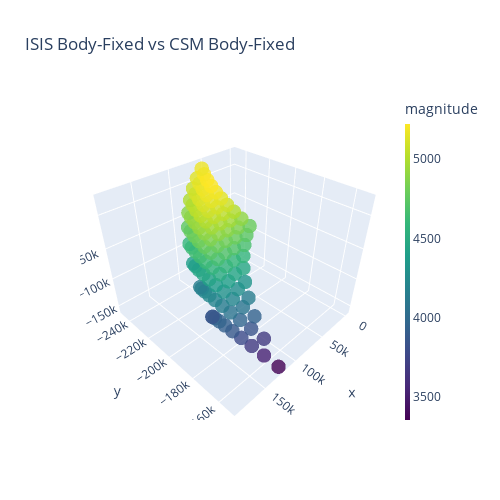

The cell this chart's notebook holds for it:
### Code cell
Image(isiscsm_plotbf.to_image())
